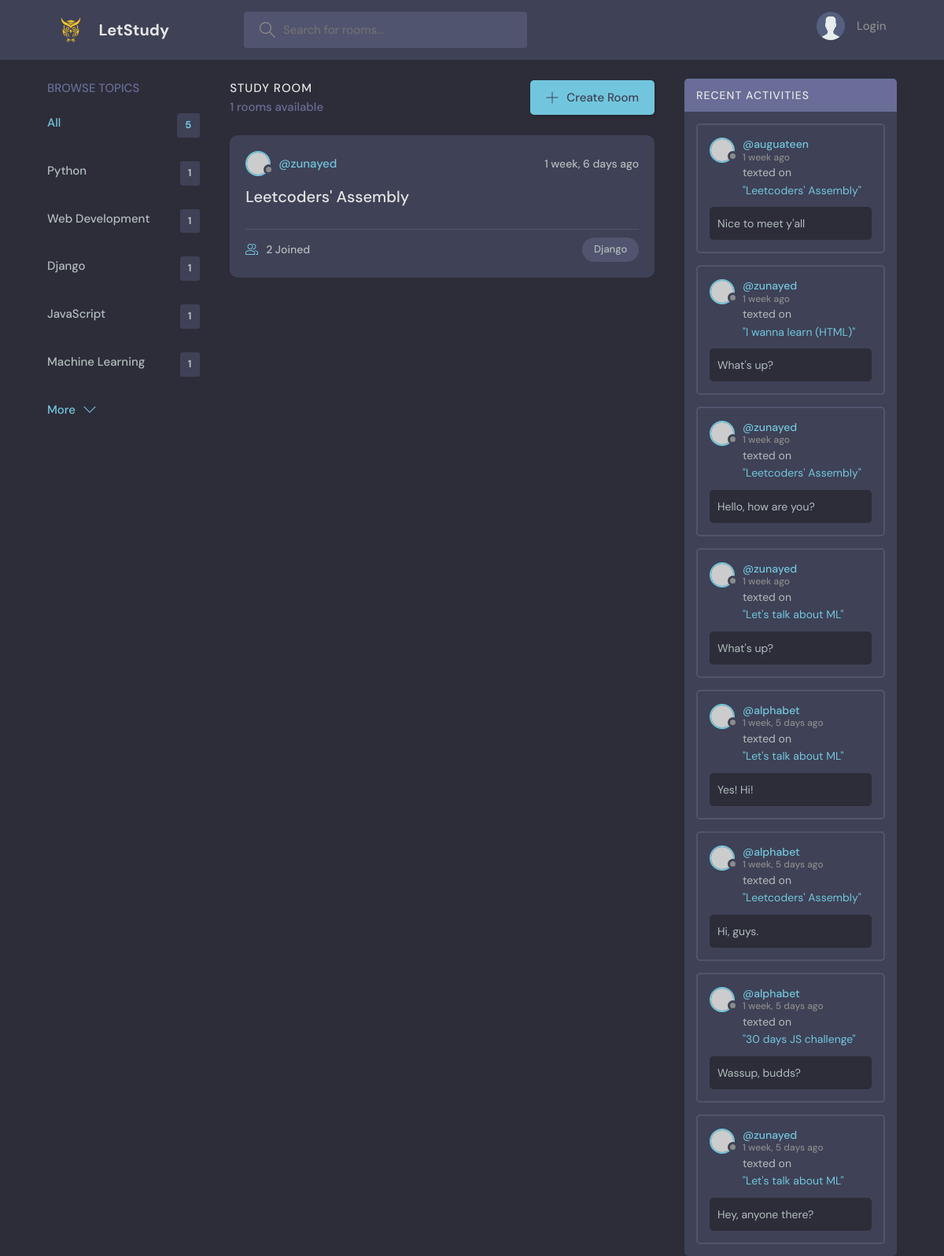
Screenshot of /?q=Django with the database file from the repository.
### base/models.py (models this page shows, shortened)
class Topic(models.Model):
    name = models.CharField(max_length=200)

class Room(models.Model):
    host = models.ForeignKey(User, on_delete=models.SET_NULL, null=True)
    topic = models.ForeignKey(Topic, on_delete=models.SET_NULL, null=True)
    name = models.CharField(max_length=200)
    description = models.TextField(null=True, blank=True)
    participants = models.ManyToManyField(User, related_name="participants", blank=True)
    updated = models.DateTimeField(auto_now=True)
    created = models.DateTimeField(auto_now_add=True)
    class Meta:
        ordering = ["-updated", "-created"]
    def __str__(self):
        return self.name

class Message(models.Model):
    user = models.ForeignKey(User, on_delete=models.CASCADE)
    room = models.ForeignKey(Room, on_delete=models.CASCADE) # if the room gets deleted, all chats become deleted
    body = models.TextField()
    updated = models.DateTimeField(auto_now=True)
    created = models.DateTimeField(auto_now_add=True)
    class Meta:
        ordering = ["-updated", "-created"]

### base/views.py (the view)
# urls.py: path("", views.home, name="home"),
def home(request):
    q = request.GET.get('q') if request.GET.get('q') != None else ""
    rooms = Room.objects.filter(
        Q(topic__name__icontains=q) |
        Q(name__icontains=q) |
        Q(description__icontains=q)
    )
    topics = Topic.objects.all()
    room_count = rooms.count()
    room_messages = Message.objects.all()
    context = {"rooms": rooms,
               "topics": topics,
               "room_count": room_count,
               "room_messages": room_messages}
    return render(request, "base/home.html", context)

### base/templates/base/home.html (shortened to what this page needs)
{% extends 'main.html' %}
{% block content %}
<main class="layout layout--3">
  <div class="container">
    {% include 'base/topics_component.html' %}
    <div class="roomList">
      <div class="roomList__header">
        <div>
          <h2>Study Room</h2>
          <p>{{room_count}} rooms available</p>
        </div>
        <a class="btn btn--main" href="{% url 'create-room' %}">
          <svg version="1.1" xmlns="http://www.w3.org/2000/svg" width="32" height="32" viewBox="0 0 32 32">
            <title>add</title>
            <path
              d="M16.943 0.943h-1.885v14.115h-14.115v1.885h14.115v14.115h1.885v-14.115h14.115v-1.885h-14.115v-14.115z"
            ></path>
          </svg>
          Create Room
        </a>
      </div>
      {% include 'base/feed_component.html' %}
    </div>
    {% include 'base/activity_component.html' %}
  </div>
</main>
{% endblock content %}

### base/templates/base/topics_component.html
<div class="topics">
    <div class="topics__header">
      <h2>Browse Topics</h2>
    </div>
    <ul class="topics__list">
      <li>
        <a href="{% url 'home' %}" class="active">All <span>{{topics.count}}</span></a>
      </li>
      {% for topic in topics %}
      <li>
        <a href="{% url 'home' %}?q={{ topic.name }}">{{ topic.name }} <span> {{topic.room_set.all.count}} </span></a>
      </li>
      {% endfor %}
    </ul>
    <a class="btn btn--link" href="topics.html">
      More
      <svg version="1.1" xmlns="http://www.w3.org/2000/svg" width="32" height="32" viewBox="0 0 32 32">
        <title>chevron-down</title>
        <path d="M16 21l-13-13h-3l16 16 16-16h-3l-13 13z"></path>
      </svg>
    </a>
  </div>

### base/templates/base/feed_component.html (shortened to what this page needs)
{% for room in rooms %}
<div class="roomListRoom">
    <div class="roomListRoom__header">
      <a href="{% url 'user-profile' room.host.id %}" class="roomListRoom__author">
        <div class="avatar avatar--small">
          <img src="https://randomuser.me/api/portraits/women/11.jpg" />
        </div>
        <span>@{{room.host.username}}</span>
      </a>
      <div class="roomListRoom__actions">
        <span>{{room.created|timesince}} ago</span>
      </div>
    </div>
    <div class="roomListRoom__content">
      <a href="{% url 'room' room.id %}">{{room.name}}</a>
    </div>
    <div class="roomListRoom__meta">
      <a href="{% url 'room' room.id %}" class="roomListRoom__joined">
        {{room.participants.all.count}} Joined
      </a>
      <p class="roomListRoom__topic">{{room.topic.name}}</p>
    </div>
  </div>
{% endfor %}

### base/templates/base/activity_component.html (shortened to what this page needs)
<div class="activities">
    <div class="activities__header">
      <h2>Recent Activities</h2>
    </div>
{% for message in room_messages %}
    <div class="activities__box">
      <div class="activities__boxHeader roomListRoom__header">
        <a href="{% url 'user-profile' message.user.id %}" class="roomListRoom__author">
          <div class="avatar avatar--small">
            <img src="https://randomuser.me/api/portraits/women/11.jpg" />
          </div>
          <p>
            @{{ message.user }} <span>{{ message.created | timesince }} ago</span>
          </p>
        </a>
      </div>
      <div class="activities__boxContent">
        <p>texted on <a href="{% url 'room' message.room.id %}">"{{ message.room }}"</a></p>
        <div class="activities__boxRoomContent">
          {{ message.body }}
        </div>
      </div>
    </div>
{% endfor %}
  </div>

### rows the page displays
Topic: name "Python", room_set.all.count "1"
Topic: name "Web Development", room_set.all.count "1"
Topic: name "Django", room_set.all.count "1"
Topic: name "JavaScript", room_set.all.count "1"
Topic: name "Machine Learning", room_set.all.count "1"
Room: host.username "zunayed", created "1 week, 6 days", name "Leetcoders' Assembly", participants.all.count "2", topic.name "Django"
Message: user "auguateen", created "1 week", room "Leetcoders' Assembly", body "Nice to meet y'all"
Message: user "zunayed", created "1 week", room "I wanna learn (HTML)", body "What's up?"
Message: user "zunayed", created "1 week", room "Leetcoders' Assembly", body "Hello, how are you?"
Message: user "zunayed", created "1 week", room "Let's talk about ML", body "What's up?"
Message: user "alphabet", created "1 week, 5 days", room "Let's talk about ML", body "Yes! Hi!"
Message: user "alphabet", created "1 week, 5 days", room "Leetcoders' Assembly", body "Hi, guys."
Message: user "alphabet", created "1 week, 5 days", room "30 days JS challenge", body "Wassup, budds?"
Message: user "zunayed", created "1 week, 5 days", room "Let's talk about ML", body "Hey, anyone there?"

### other values shown
{{ topics.count }} "5"
{{ room_count }} "1"
